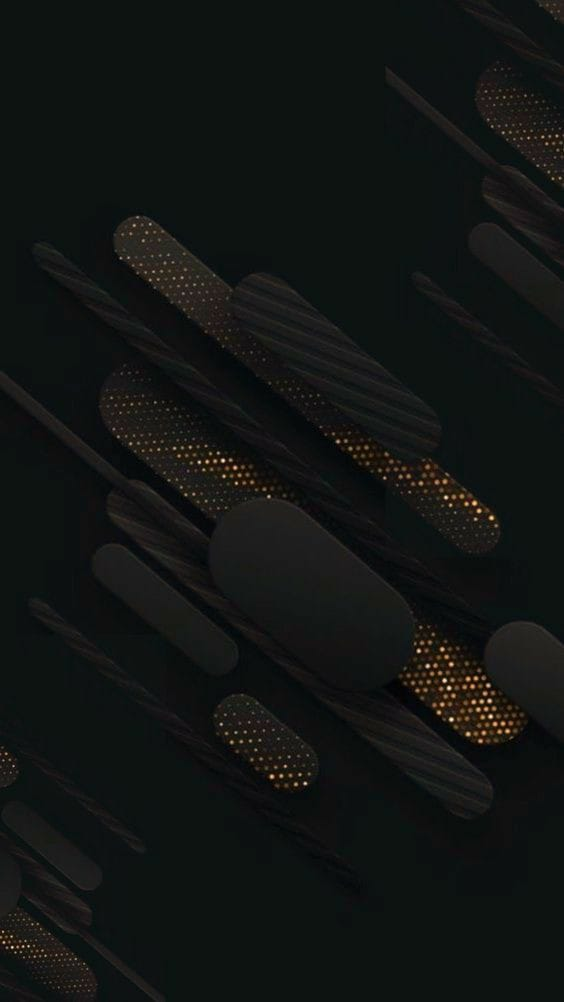
#> input picture img3.jpeg, 564 x 1002 px
$ jupyter execute 'Swap image parts.ipynb'
#> lines starting #> are read from the running program, lines starting #| are printed output that depends on the picture
[cell 1]
import cv2

[cell 2]
img3 = cv2.imread("img3.jpeg")
#> img3 is the input picture: shape (1002, 564, 3); mean B, G, R 19.2, 20.7, 17.7

[cell 3]
cv2.imshow("img3", img3)
cv2.waitKey() == 13
cv2.destroyAllWindows()

[cell 4]
img2 = cv2.imread("img2.jpeg")
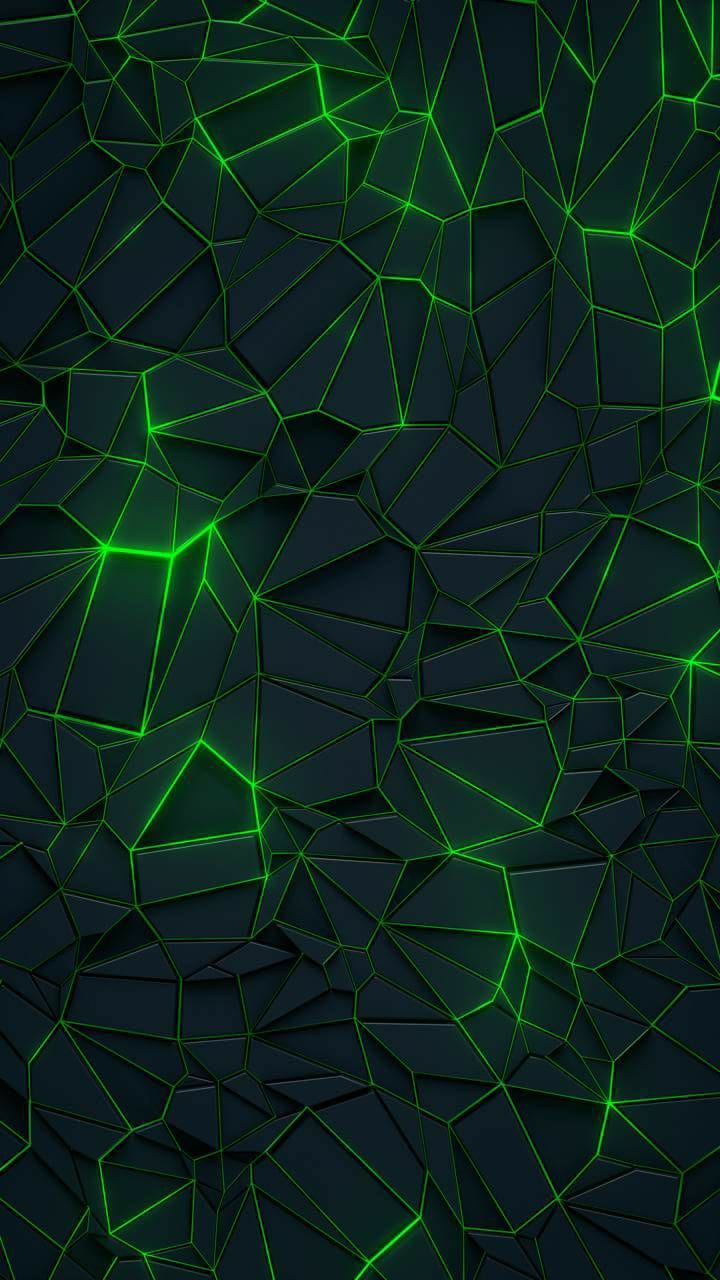
#> input picture img2.jpeg, 720 x 1280 px
#> img2 is the input picture: shape (1280, 720, 3); mean B, G, R 29.5, 37.5, 13.3

[cell 5]
cv2.imshow("img2", img2)
cv2.waitKey() == 13
cv2.destroyAllWindows()

[cell 6]
img3.shape
#> Out = (1002, 564, 3)

[cell 7]
img3 = img3[:700, :720]
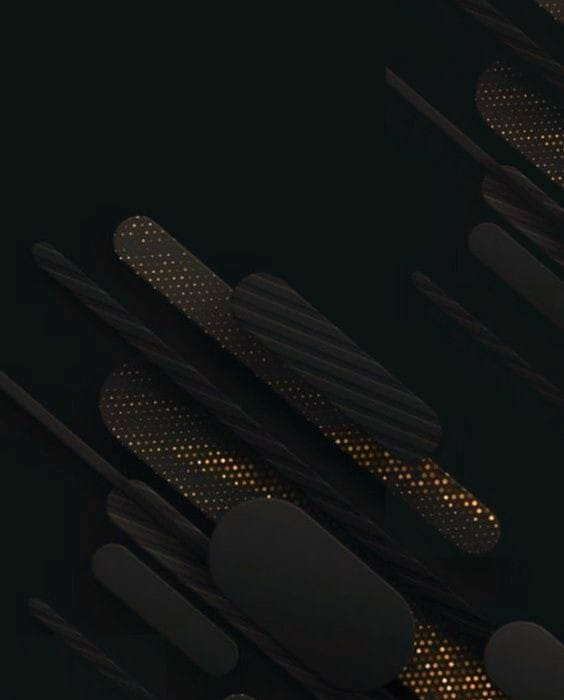
#> img3: shape (700, 564, 3); mean B, G, R 19.5, 21, 18.1

[cell 8]
img3.shape
#> Out = (700, 564, 3)

[cell 9]
img2.shape
#> Out = (1280, 720, 3)

[cell 10]
img2 = img2[:700, :564]
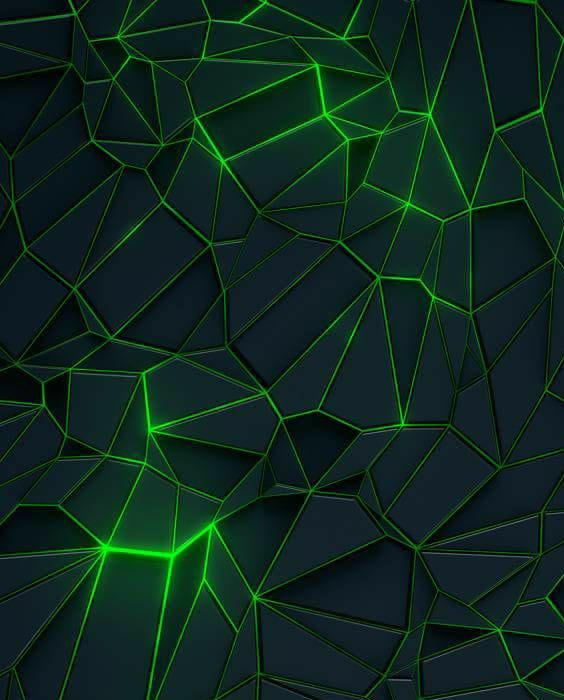
#> img2: shape (700, 564, 3); mean B, G, R 30.2, 39.6, 13.9

[cell 11]
img2.shape
#> Out = (700, 564, 3)

[cell 12]
img2[:, 320:] = img3[:, 320:]
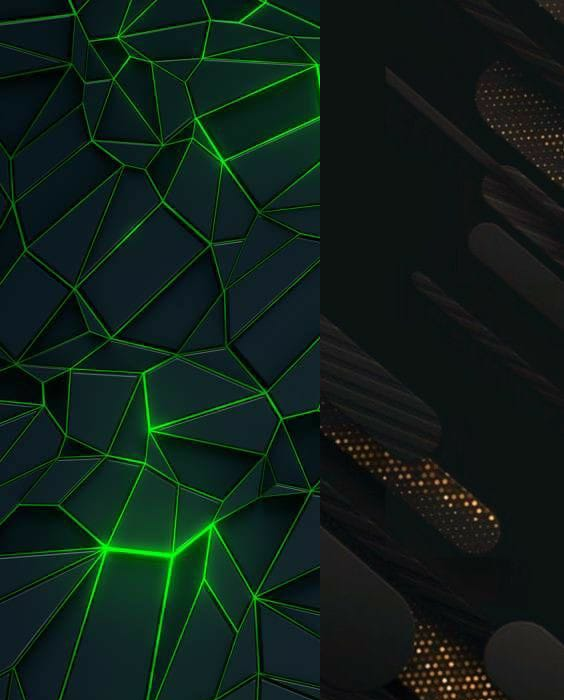
#> img2: shape (700, 564, 3); mean B, G, R 25.1, 32.1, 15.7
